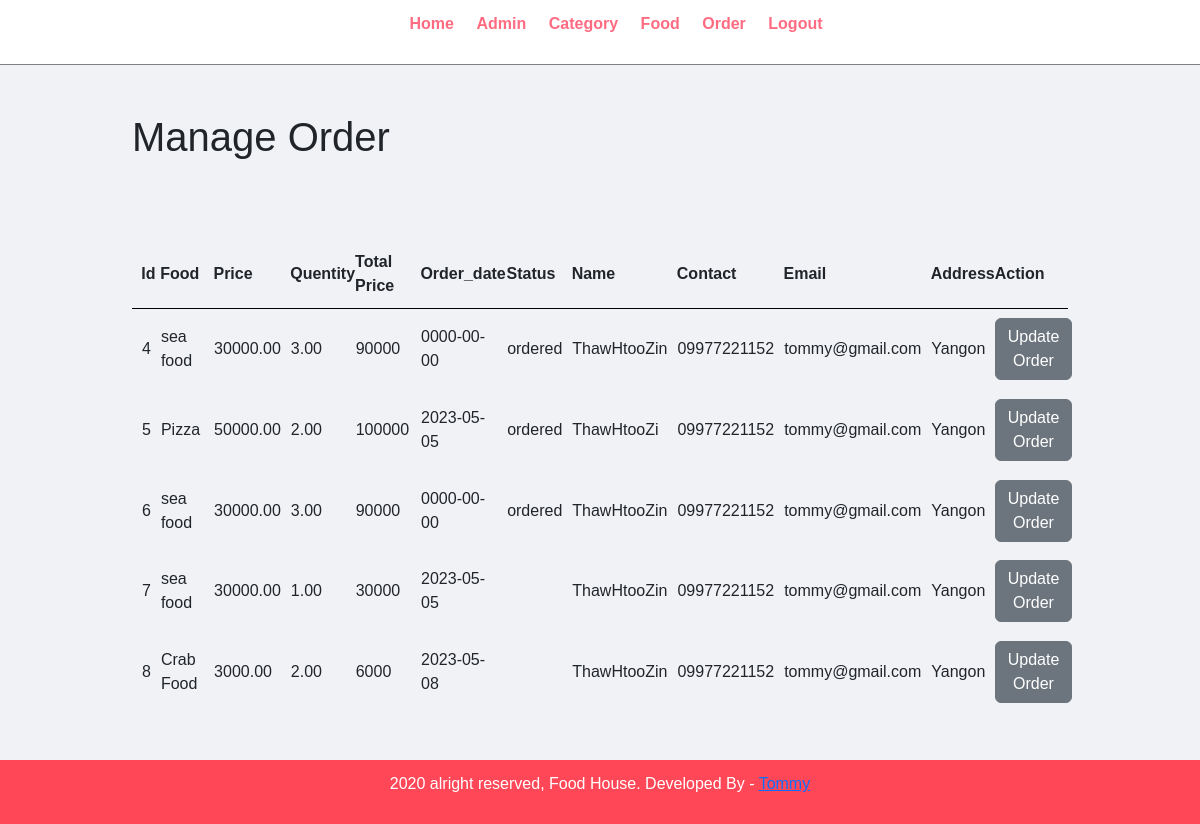
Page /admin/manage-order.php (signed in) on the committed database.
### tables this page shows
CREATE TABLE `tbl_order` (
  `id` int(10) NOT NULL,
  `food` varchar(150) NOT NULL,
  `price` varchar(255) NOT NULL,
  `qty` decimal(10,2) NOT NULL,
  `total` varchar(255) NOT NULL,
  `order_date` date NOT NULL DEFAULT current_timestamp(),
  `status` varchar(10) NOT NULL,
  `customer_name` varchar(100) NOT NULL,
  `customer_contact` varchar(100) NOT NULL,
  `customer_email` varchar(255) NOT NULL,
  `customer_address` varchar(255) NOT NULL
);

### admin/manage-order.php (the view, shortened to what this page needs)
<?php
include 'partials/menu.php';
?>
<?php
$stmt = $pdo->prepare("SELECT * FROM tbl_order");
$stmt->execute();
$datas = $stmt->fetchall();
?>
    <div class="main-content">
      <div class="wrapper">
        <h1>Manage Order</h1>
        <br><br><br>
        <table class="tbl-full" width="100%">
          <tr>
            <th>Id</th>
            <th>Food</th>
            <th>Price</th>
            <th>Quentity</th>
            <th>Total Price</th>
            <th>Order_date</th>
            <th>Status</th>
            <th>Name</th>
            <th>Contact</th>
            <th>Email</th>
            <th>Address</th>
            <th>Action</th>
          </tr>
          <?php
          foreach ($datas as $data) {
            ?>
            <tr>
              <td style="padding-left: 10px;"><?php echo $data['id']; ?></td>
              <td style="padding-left: 10px;"><?php echo $data['food']; ?></td>
              <td style="padding-left: 10px;"><?php echo $data['price']; ?></td>
              <td style="padding-left: 10px;"><?php echo $data['qty']; ?></td>
              <td style="padding-left: 10px;"><?php echo $data['total']; ?></td>
              <td style="padding-left: 10px;"><?php echo $data['order_date']; ?></td>
              <td style="padding-left: 10px;"><?php echo $data['status']; ?></td>
              <td style="padding-left: 10px;"><?php echo $data['customer_name']; ?></td>
              <td style="padding-left: 10px;"><?php echo $data['customer_contact']; ?></td>
              <td style="padding-left: 10px;"><?php echo $data['customer_email']; ?></td>
              <td style="padding-left: 10px;"><?php echo $data['customer_address']; ?></td>
              <td>
                <a href="update-order.php?id=<?php echo $data['id']; ?>" class="btn btn-secondary">Update Order</a>
              </td>
            </tr>
            <?php
          }
          ?>
        </table>
        </div>
      </div>
    <?php
    include 'partials/footer.php';
    ?>

### rows in the picture
tbl_order: id "4", food "sea food", price "30000.00", qty "3.00", total "90000", order_date "0000-00-00", status "ordered", customer_name "ThawHtooZin", customer_contact "09977221152", customer_email "tommy@gmail.com", customer_address "Yangon"
tbl_order: id "5", food "Pizza", price "50000.00", qty "2.00", total "100000", order_date "2023-05-05", status "ordered", customer_name "ThawHtooZi", customer_contact "09977221152", customer_email "tommy@gmail.com", customer_address "Yangon"
tbl_order: id "6", food "sea food", price "30000.00", qty "3.00", total "90000", order_date "0000-00-00", status "ordered", customer_name "ThawHtooZin", customer_contact "09977221152", customer_email "tommy@gmail.com", customer_address "Yangon"
tbl_order: id "7", food "sea food", price "30000.00", qty "1.00", total "30000", order_date "2023-05-05", customer_name "ThawHtooZin", customer_contact "09977221152", customer_email "tommy@gmail.com", customer_address "Yangon"
tbl_order: id "8", food "Crab Food", price "3000.00", qty "2.00", total "6000", order_date "2023-05-08", customer_name "ThawHtooZin", customer_contact "09977221152", customer_email "tommy@gmail.com", customer_address "Yangon"
